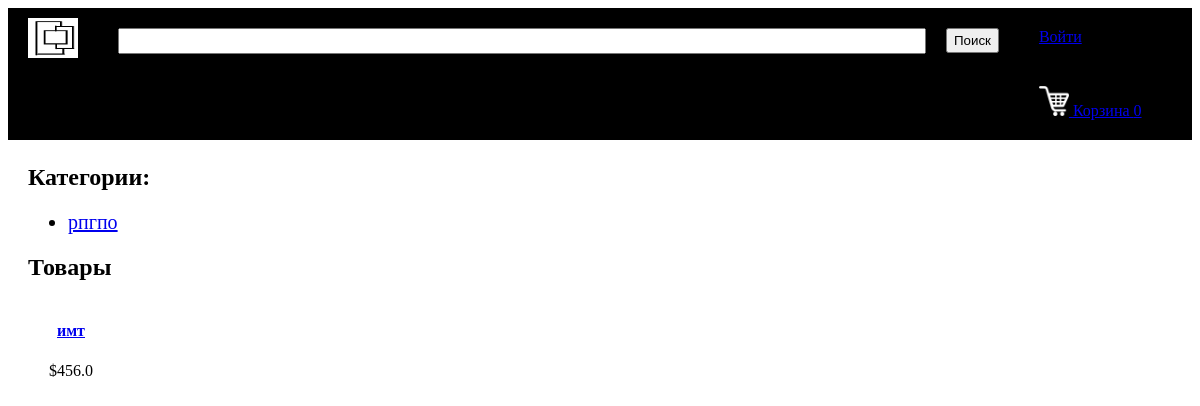
Before: / with the older database file.
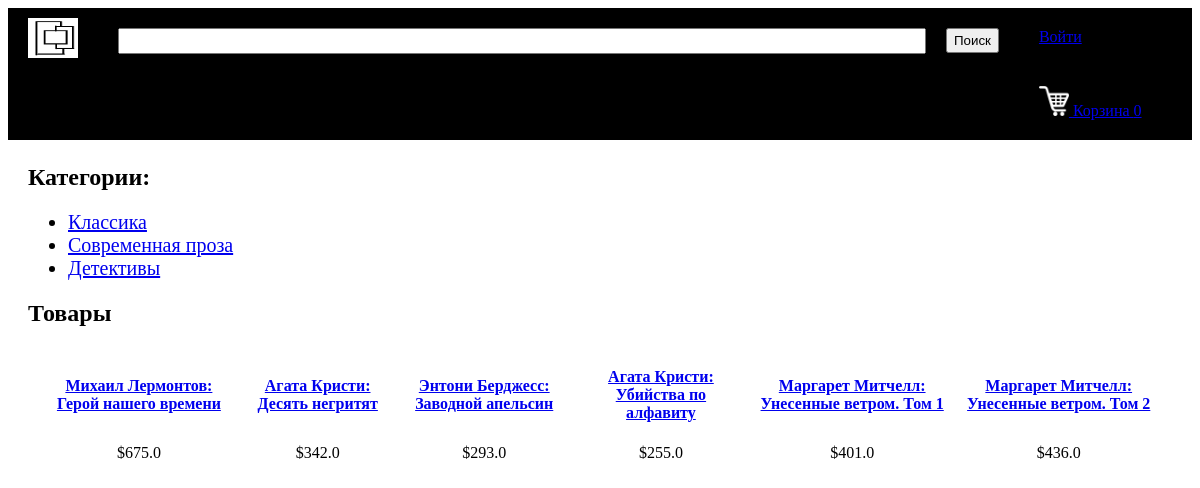
After: the same page with the newer database file.
### tables this page shows
CREATE TABLE categories
		(categoryId INTEGER PRIMARY KEY,
		name TEXT
		);

CREATE TABLE products
		(productId INTEGER PRIMARY KEY,
		name TEXT,
		price REAL,
		description TEXT,
		stock INTEGER,
		categoryId INTEGER,
		FOREIGN KEY(categoryId) REFERENCES categories(categoryId)
		);

### main.py (the view)
@app.route("/")
def root():
    loggedIn, firstName, noOfItems = getLoginDetails()
    with sqlite3.connect('database.db') as conn:
        cur = conn.cursor()
        cur.execute('SELECT productId, name, price, description, stock FROM products')
        itemData = cur.fetchall()
        cur.execute('SELECT categoryId, name FROM categories')
        categoryData = cur.fetchall()
    itemData = parse(itemData)
    return render_template('home.html', itemData=itemData, loggedIn=loggedIn, firstName=firstName, noOfItems=noOfItems, categoryData=categoryData)

### main.py (called while the page is built)
def getLoginDetails():
    with sqlite3.connect('database.db') as conn:
        cur = conn.cursor()
        if 'email' not in session:
            loggedIn = False
            firstName = ''
            noOfItems = 0
        else:
            loggedIn = True
            cur.execute("SELECT userId, firstName FROM users WHERE email = '" + session['email'] + "'")
            userId, firstName = cur.fetchone()
            cur.execute("SELECT count(productId) FROM basket WHERE userId = " + str(userId))
            noOfItems = cur.fetchone()[0]
    conn.close()
    return (loggedIn, firstName, noOfItems)

def parse(data):
    ans = []
    i = 0
    while i < len(data):
        curr = []
        for j in range(7):
            if i >= len(data):
                break
            curr.append(data[i])
            i += 1
        ans.append(curr)
    return ans

### templates/home.html (shortened to what this page needs)
<!DOCTYPE HTML>
<html>
<head>
<link rel="stylesheet" href={{ url_for('static', filename='css/home.css') }} />
<link rel="stylesheet" href={{ url_for('static', filename='css/topStyle.css') }} />
</head>
<body>
<div id="title">
	<a href="/">
		<img id="logo" src= {{ url_for('static', filename='images/logo.png') }} />
	</a>
	<form>
		<input id="searchBox" type="text" name="searchQuery">
		<input id="searchButton" type="submit" value="Поиск">
	</form>
	{% if not loggedIn %}
	<div id="signInButton">
		<a class="link" href="/loginForm">Войти</a>
	</div>
	{% endif %}
	<div id="kart">
		<a class="link" href="/basket">
			<img src={{url_for('static', filename='images/shoppingCart.png')}} id="cartIcon" />
			Корзина {{noOfItems}}
		</a>
	</div>
</div>
<div class="display">
	<div class="displayCategory">
		<h2>Категории: </h2>
		<ul>
			{% for row in categoryData %}
			<li><a href="/displayCategory?categoryId={{row[0]}}">{{row[1]}}</a></li>
			{% endfor %}
		</ul>
	</div>
	<div>
		<h2>Товары</h2>
		{% for data in itemData%}
		<table>
			<tr id="productName">
				{% for row in data %}
				<td>
					<a href="/productDescription?productId={{row[0]}}">
						{{row[1]}}
					</a>
				</td>
				{% endfor %}
			</tr>
			<tr id="productPrice">
				{% for row in data %}
				<td>
					${{row[2]}}
				</td>
				{% endfor %}
			</tr>
		</table>
		{% endfor %}
	</div>
</div>
</body>
</html>

### static/css/home.css (style rules this page uses)
.display { margin-top: 20px; margin-left: 20px; margin-right: 20px; margin-bottom: 20px; }
table { border-spacing: 20px; }
#productName { text-align: center; font-weight: bold; }
#productPrice { text-align: center; }
.displayCategory ul li { font-size: 20px; }

### static/css/topStyle.css (style rules this page uses)
#logo { height: 40px; width: 50px; margin-left: 20px; margin-top: 10px; margin-bottom: 10px; margin-right: 20px; float: left; }
#title { background-color: black; display: inline-block; width: 100%; }
#searchBox { height: 20px; width: 800px; margin-left: 20px; margin-top: 20px; margin-bottom: 20px; margin-right: 20px; float: left; font-size: 1.5em; }
#searchButton { height: 25px; margin-top: 20px; margin-bottom: 20px; margin-right: 20px; float: left; }
#signInButton { color: yellow; margin-top: 20px; margin-bottom: 20px; margin-left: 20px; margin-right: 20px; float: left; }
#kart { color: white; margin-top: 20px; margin-bottom: 20px; margin-left: 20px; margin-right: 20px; float: left; }
#cartIcon { height: 30px; width: 30px; }

Changed rows visible on the page:
removed products: name "имт", price "456.0"
changed categories: name "рпгпо" → "Классика"
added categories: name "Современная проза"
added categories: name "Детективы"
added products: name "Михаил Лермонтов: Герой нашего времени", price "675.0"
added products: name "Агата Кристи: Десять негритят", price "342.0"
added products: name "Энтони Берджесс: Заводной апельсин", price "293.0"
added products: name "Агата Кристи: Убийства по алфавиту", price "255.0"
added products: name "Маргарет Митчелл: Унесенные ветром. Том 1", price "401.0"
added products: name "Маргарет Митчелл: Унесенные ветром. Том 2", price "436.0"
